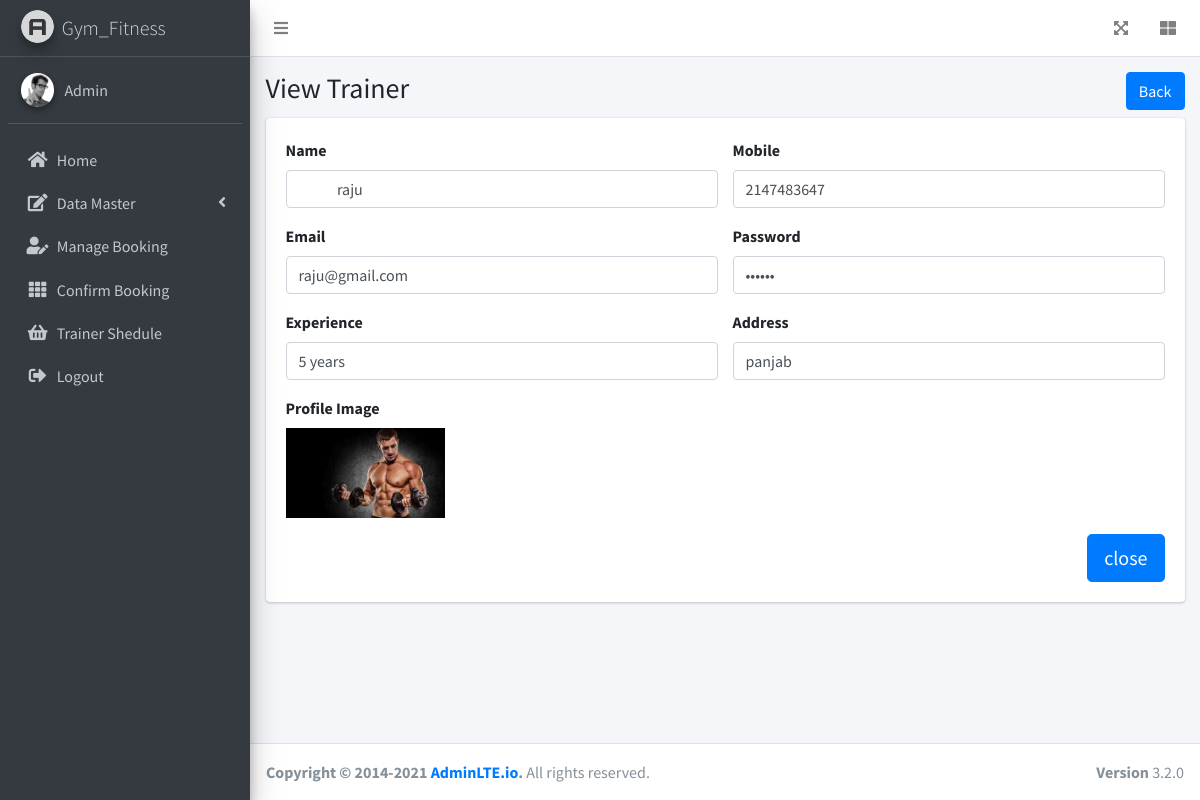
/admin/viewTrainer.php?id=6, run on the app's committed database.
### tables this page shows
CREATE TABLE `trainer` (
  `id` int(11) NOT NULL,
  `name` varchar(255) NOT NULL,
  `gmail` varchar(255) NOT NULL,
  `phone` int(10) NOT NULL,
  `experience` varchar(50) NOT NULL,
  `addresss` varchar(255) NOT NULL,
  `role` varchar(10) NOT NULL DEFAULT 'trainer',
  `t_image` varchar(255) NOT NULL,
  `status` int(1) NOT NULL DEFAULT 0,
  `About` varchar(255) NOT NULL,
  `password` varchar(12) NOT NULL,
  `created_at` timestamp NOT NULL DEFAULT current_timestamp(),
  `updated_at` timestamp NOT NULL DEFAULT current_timestamp() ON UPDATE current_timestamp()
);

### admin/viewTrainer.php (the view, shortened to what this page needs)
<?php
require_once("../include/db.php");
$trainer_id = $_GET['id'];
$sql = "SELECT * FROM `trainer` WHERE `id`= $trainer_id";
$result= mysqli_query($conn,$sql);
while ($row = mysqli_fetch_assoc($result)) {
  $trainername = $row["name"];
  $mobile = $row["phone"];
  $email = $row["gmail"];
  $password = $row["password"];
  $experience=$row["experience"];
  $image = $row["t_image"];
  $address = $row["addresss"];
}
?>
<!DOCTYPE html>
<html lang="en">
<?php require_once("./layout/haeder.php");?>
<body class="hold-transition sidebar-mini layout-fixed">
<div class="wrapper">
  <?php
  require_once("./layout/navbar.php") ?>
  <aside class="main-sidebar sidebar-dark-primary elevation-4">
    <a href="index3.html" class="brand-link">
      <img src="./dist/img/AdminLTELogo.png" alt="AdminLTE Logo" class="brand-image img-circle elevation-3" style="opacity: .8">
      <span class="brand-text font-weight-light">Gym_Fitness</span>
    </a>
    <?php require_once("./layout/sidebar.php");?>
  </aside>
  <div class="content-wrapper">
    <div class="content-header">
      <div class="container-fluid">
        <div class="row mb-2">
          <div class="col-sm-6">
            <h3 class="m-0">View Trainer</h3>
          </div>
          <div class="col-sm-6">
            <ol class="breadcrumb float-sm-right">
              <li class="breadcrumb-item active"><a href="./manageTrainer.php" id="back-firm" class="btn btn-primary">Back</a></li>
            </ol>
          </div>
        </div>
      </div>
    <section class="content">
      <div class="container-fluid">
      <div class="card card-primary">
      <div class="card-body">
                <form id="add-customer-form">
                <div class="row">
                  <div class="col-6 form-group">
                  <label>Name</label>
                    <input type="text" class="form-control" placeholder="Name" name="CustName" value="<?php echo $trainername; ?>" id="Cust-name" required>
                  </div>
                  <div class="col-6 form-group">
                  <label>Mobile</label>
                    <input type="text" class="form-control" placeholder="Mobile" name="CustMobile" value="<?php echo $mobile; ?>" id="Cust-Mobile">
                  </div>
                  <div class="col-6 form-group">
                  <label>Email</label>
                    <input type="email" class="form-control" placeholder="Email " name="CustName" value="<?php echo $email; ?>" id="Cust-name" required>
                  </div>
                  <div class="col-6 form-group">
                  <label>Password</label>
                    <input type="password" class="form-control" placeholder="Password" name="CustName" value="<?php echo $password; ?>" id="Cust-name" required>
                  </div>
                  <div class="col-6 form-group">
                  <label>Experience</label>
                    <input type="text" class="form-control" placeholder="Password" name="CustName" value="<?php echo $experience; ?>" id="Cust-name" required>
                  </div>
                <div class="col-sm-6 form-group">
                        <label>Address</label>
                        <input type="text" class="form-control" rows="5" placeholder="Enter ..." name="custAddress"  value="<?php echo $address ;?>">
                    </div>
                    <div class="col-6 form-group">
                  <label>Profile Image</label><br>
                    <img src="imges/<?php echo $image ;?>" style="width: auto; height:90px" />
                  </div>
                    </div>
                    <a href="./manageTrainer.php"> <input type="button"  class="btn btn-primary btn-lg float-right" id="add-customer" value="close"> </a>
              </form>
                  </div>
                </div>
            </div>
              </div>
              </div>
      </div>
 <?php require_once("./layout/footer.php"); ?>
</body>
</html>

### data on the page
trainer: CustName "raju", CustMobile "2147483647", CustName "raju@gmail.com", CustName "5 years", custAddress "panjab", t_image (picture)
